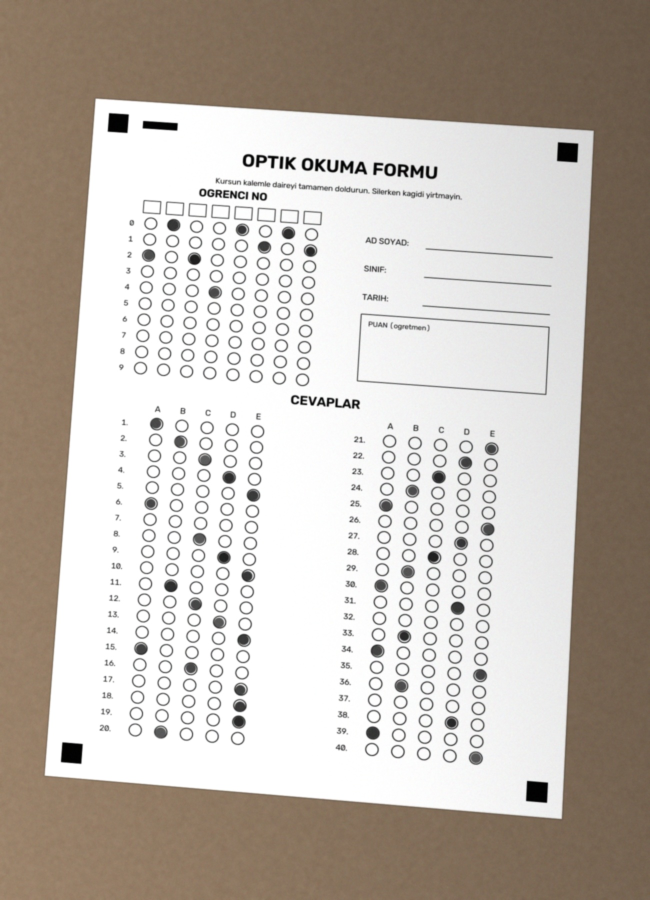
#> input picture samples/ogrenci_01.jpg, 1300 x 1800 px (shown at 1/2 size)
$ python -i align.py   (imports and definitions only)
#> lines starting #> are read from the running program, lines starting #| are printed output that depends on the picture; after the words box and inside, x2 and y2 are one past the last pixel; in counts of white or black regions, pixels touching at a corner belong together
"""Form hizalama.

Adımlar:
 1. Işık farkını gider (morfolojik kapama ile arka plan kestirimi) ve Otsu ile ikili görüntü üret.
 2. Konturlar arasından "dolu siyah kare" olanları (köşe işaretçileri) bul.
 3. Dört uç noktayı sırala (SolÜst, SağÜst, SağAlt, SolAlt).
 4. Perspektif dönüşümü ile formu sabit 1000x1414 tuvale düzleştir.
 5. Yön çubuğuna bakarak 0/90/180/270 derece döndürülmüş fotoğrafları düzelt.
"""
from dataclasses import dataclass

import cv2
import numpy as np

from . import layout as L


class AlignmentError(RuntimeError):
    """Form hizalanamadığında fırlatılır (işaretçiler bulunamadı vb.)."""


@dataclass
class AlignResult:
    image: np.ndarray          # (gerekirse küçültülmüş) orijinal BGR görüntü
    warped: np.ndarray         # düzleştirilmiş gri form, FORM_H x FORM_W
    markers: np.ndarray        # 4x2, görüntüdeki işaretçi merkezleri (formun SolÜst, SağÜst, SağAlt, SolAlt sırasıyla)
    rotation: int              # kaç çeyrek tur döndürülmüş bulundu (0-3)
    orient_score: float        # yön çubuğu karanlık skoru (0-255)
    marker_mask: np.ndarray    # debug için ikili görüntü


def limit_size(img: np.ndarray, max_side: int = 1800) -> np.ndarray:
    h, w = img.shape[:2]
    m = max(h, w)
    if m <= max_side:
        return img
    s = max_side / m
    return cv2.resize(img, None, fx=s, fy=s, interpolation=cv2.INTER_AREA)


def _marker_mask(gray: np.ndarray) -> np.ndarray:
    h, w = gray.shape
    k = max(31, int(max(h, w) * 0.06) | 1)          # işaretçiden büyük bir çekirdek
    kernel = cv2.getStructuringElement(cv2.MORPH_RECT, (k, k))
    bg = cv2.morphologyEx(gray, cv2.MORPH_CLOSE, kernel)   # koyu küçük nesneleri siler => arka plan ışığı
    norm = cv2.divide(gray, bg, scale=255)                  # ışık farkını gider
    _, th = cv2.threshold(norm, 0, 255, cv2.THRESH_BINARY_INV | cv2.THRESH_OTSU)
    return cv2.morphologyEx(th, cv2.MORPH_OPEN, np.ones((3, 3), np.uint8))


def _find_square_candidates(mask: np.ndarray, min_ratio: float = 1.5e-4, max_ratio: float = 1e-2):
    """Dolu, kareye yakın konturların ağırlık merkezlerini döndürür."""
    img_area = mask.shape[0] * mask.shape[1]
    contours, _ = cv2.findContours(mask, cv2.RETR_LIST, cv2.CHAIN_APPROX_SIMPLE)
    centers = []
    for c in contours:
        area = cv2.contourArea(c)
        if not (min_ratio * img_area <= area <= max_ratio * img_area):
            continue
        (_, _), (rw, rh), _ = cv2.minAreaRect(c)
        if min(rw, rh) < 1:
            continue
        aspect = min(rw, rh) / max(rw, rh)                       # kareye yakınlık
        extent = area / (rw * rh)                                # dikdörtgeni doldurma (daire ~0.78, kare ~1)
        solidity = area / max(cv2.contourArea(cv2.convexHull(c)), 1)
        if aspect < 0.65 or extent < 0.85 or solidity < 0.9:
            continue
        m = cv2.moments(c)
        centers.append((m["m10"] / m["m00"], m["m01"] / m["m00"]))
    return np.array(centers, dtype=np.float32)


def order_points(pts: np.ndarray) -> np.ndarray:
    """Noktalardan dört uç köşeyi seçip SolÜst, SağÜst, SağAlt, SolAlt sırasında döndürür."""
    s = pts.sum(axis=1)
    d = pts[:, 1] - pts[:, 0]
    idx = [int(np.argmin(s)), int(np.argmin(d)), int(np.argmax(s)), int(np.argmax(d))]
    if len(set(idx)) != 4:
        raise AlignmentError("Dört farklı köşe işaretçisi seçilemedi.")
    return pts[idx].astype(np.float32)


def _orientation_score(warped: np.ndarray) -> float:
    cx, cy = L.ORIENT_BAR_CENTER
    bw, bh = L.ORIENT_BAR_SIZE
    patch = warped[cy - bh // 2: cy + bh // 2, cx - bw // 2: cx + bw // 2]
    return float(255 - patch.mean())


def align_form(image_bgr: np.ndarray, max_side: int = 1800) -> AlignResult:
    img = limit_size(image_bgr, max_side)
    gray = cv2.cvtColor(img, cv2.COLOR_BGR2GRAY)

    mask = _marker_mask(gray)
    centers = _find_square_candidates(mask)
    if len(centers) < 4:
        raise AlignmentError(
            f"Köşe işaretçileri bulunamadı ({len(centers)}/4). "
            "Formun dört köşesi de görünür, net ve yeterince aydınlık olmalı."
        )

    quad = order_points(centers)
    quad_area = cv2.contourArea(quad)
    if quad_area < 0.08 * gray.shape[0] * gray.shape[1]:
        raise AlignmentError("Form görüntüde çok küçük. Kameraya biraz daha yaklaşın.")

    dst = np.float32(L.MARKER_CENTERS)
    best = None
    for k in range(4):                                    # 0/90/180/270 derece olasılıkları
        src = np.roll(quad, -k, axis=0)
        M = cv2.getPerspectiveTransform(src, dst)
        warped = cv2.warpPerspective(gray, M, (L.FORM_W, L.FORM_H), flags=cv2.INTER_LINEAR)
        score = _orientation_score(warped)
        if best is None or score > best[0]:
            best = (score, k, warped, src)

    score, k, warped, src = best
    if score < 100:
        raise AlignmentError("Yön çubuğu bulunamadı; form doğru basılmamış ya da köşe kapanmış olabilir.")
    return AlignResult(img, warped, src, k, score, mask)

>>> import cv2
>>> picture = cv2.imread('../samples/ogrenci_01.jpg')
#> picture is the input picture: shape (1800, 1300, 3); mean B, G, R 175.3, 183.5, 191.4
>>> result = align_form(picture)
#> in _marker_mask, `bg = cv2.morphologyEx(gray, cv2.MORPH_CLOSE, kernel)`:
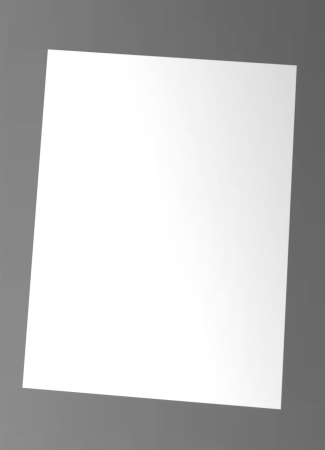
#> bg: shape (1800, 1300) (shown at 1/4 size); min 96, max 255, mean 195.4
#> in _marker_mask, `norm = cv2.divide(gray, bg, scale=255)`:
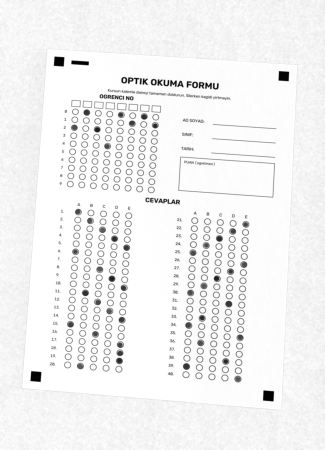
#> norm: shape (1800, 1300) (shown at 1/4 size); min 0, max 255, mean 242
#> in _marker_mask, `_, th = cv2.threshold(norm, 0, 255, cv2.THRESH_BINARY_INV | cv2.THRESH..`:
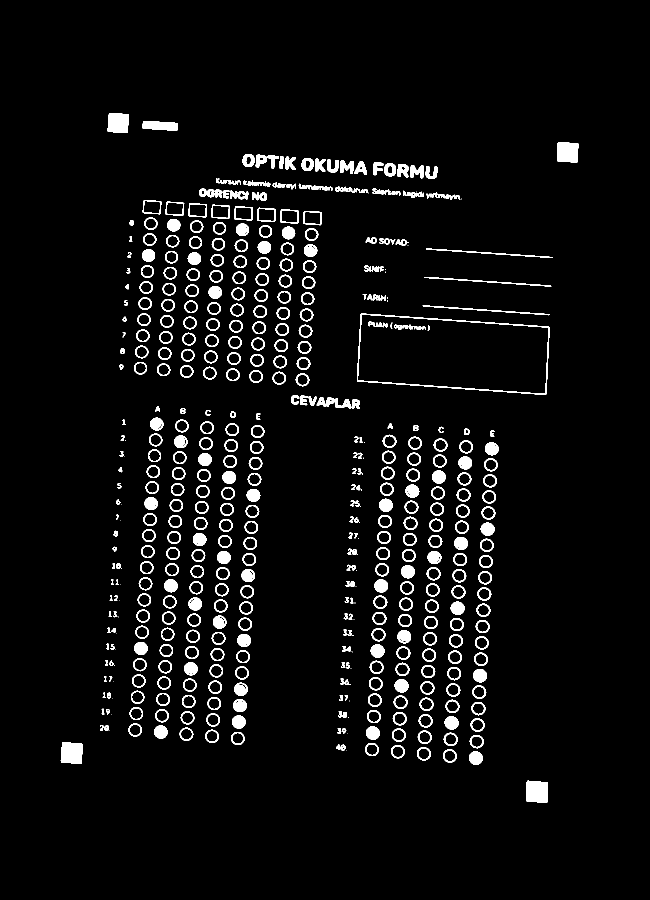
#> th: shape (1800, 1300) (shown at 1/2 size); 4.7% white; 479 white regions (46 under 20 px), largest, box (x1, y1, x2, y2) and area: (714, 627, 1099, 790) 2496, (1052, 1561, 1096, 1606) 1786, (121, 1484, 166, 1528) 1709
#> in _marker_mask, `return cv2.morphologyEx(th, cv2.MORPH_OPEN, np.ones((3, 3), np.uint8))`:
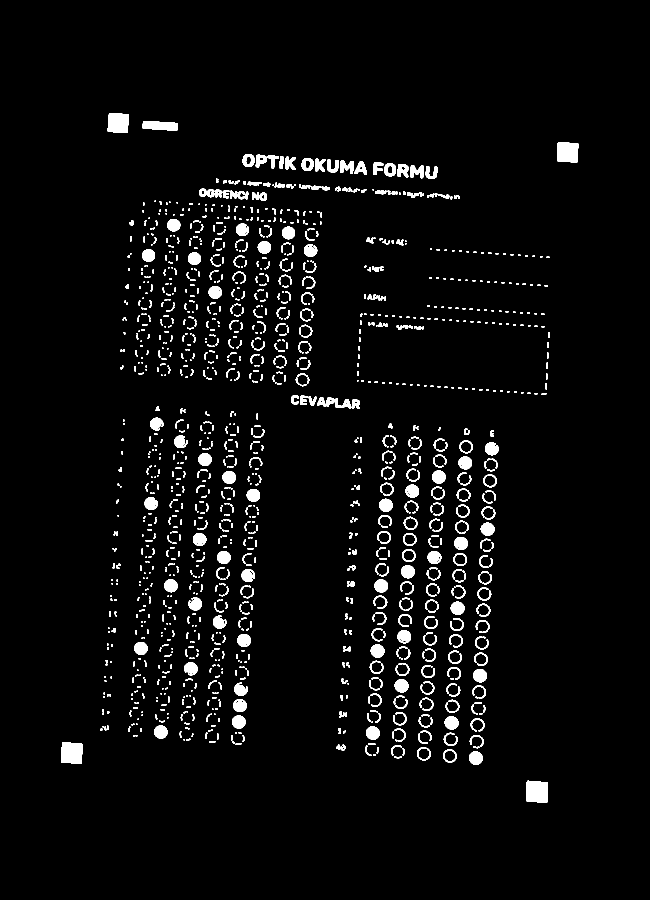
#> returned value: shape (1800, 1300) (shown at 1/2 size); 3.8% white; 1486 white regions (660 under 20 px)
#> in _find_square_candidates, `contours, _ = cv2.findContours(mask, cv2.RETR_LIST, cv2.CHAIN_APPROX_S..`: contours = 1578 contours, 994 with area under 20; largest, box (x1, y1, x2, y2) and area: (1052, 1561, 1096, 1606) 1704, (122, 1484, 166, 1528) 1628, (1114, 284, 1157, 325) 1535, (215, 226, 258, 266) 1471, (285, 242, 356, 262) 1034
#> the loop in _find_square_candidates, `for c in contours:` made 1578 passes
#> area on passes 2, 7, 9: 32, 32, 156
#> after the loop in _find_square_candidates, `for c in contours:`: centers = [(1073.6, 1583.2), (143.2, 1505.6), (614.7, 328.4), (496.6, 320.5), (1134.8, 304.2), (236.1, 245.6)]
#> in align_form, `centers = _find_square_candidates(mask)`: centers = [[1073.6, 1583.2], [143.2, 1505.6], [614.7, 328.4], [496.6, 320.5], [1134.8, 304.2], [236.1, 245.6]]
#> in order_points, `s = pts.sum(axis=1)`: s = [2656.8, 1648.8, 943.1, 817.1, 1439, 481.6]
#> in order_points, `d = pts[:, 1] - pts[:, 0]`: d = [509.6, 1362.4, -286.2, -176.2, -830.7, 9.51]
#> in order_points, `idx = [int(np.argmin(s)), int(np.argmin(d)), int(np.argmax(s)), int(np..`: idx = [5, 4, 0, 1]
#> in align_form, `quad = order_points(centers)`: quad = [[236.1, 245.6], [1134.8, 304.2], [1073.6, 1583.2], [143.2, 1505.6]]
#> in align_form, `quad_area = cv2.contourArea(quad)`: quad_area = 1166337.8
#> the loop in align_form, `for k in range(4):` made 4 passes
#> score on passes 1 to 4: 233.6, 35.57, 9.9, 0
#> pass 1, in align_form, `warped = cv2.warpPerspective(gray, M, (L.FORM_W, L.FORM_H), flags=cv2...`:
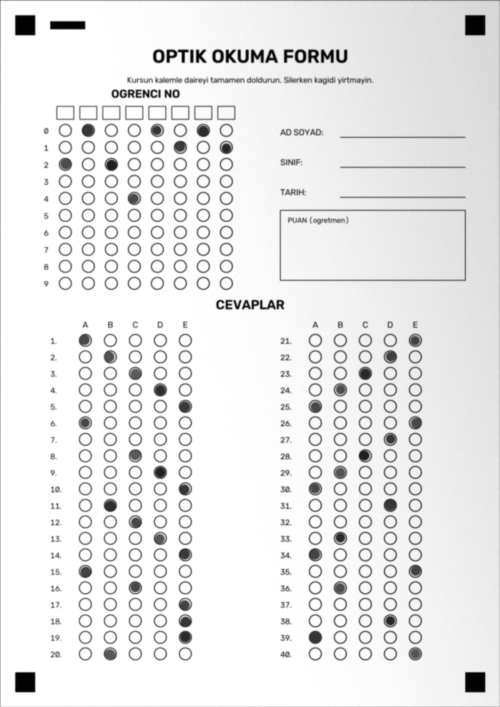
#> warped: shape (1414, 1000) (shown at 1/2 size); min 0, max 255, mean 233.6
#> pass 3, in align_form, `warped = cv2.warpPerspective(gray, M, (L.FORM_W, L.FORM_H), flags=cv2...`:
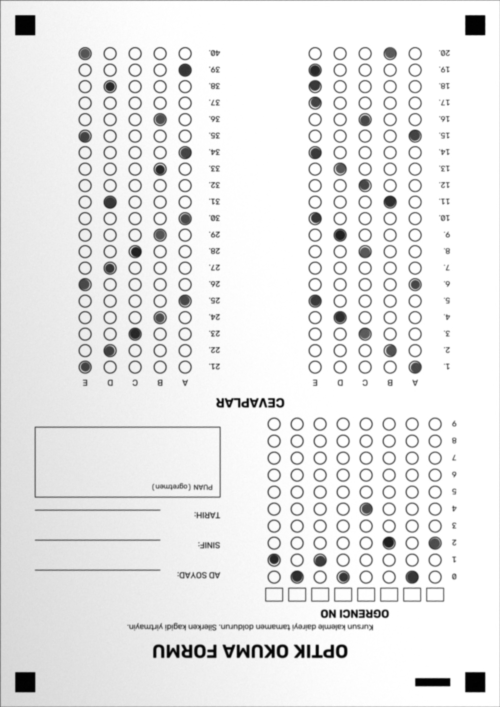
#> warped: shape (1414, 1000) (shown at 1/2 size); min 0, max 255, mean 233.6
#> after the loop in align_form, `for k in range(4):`:
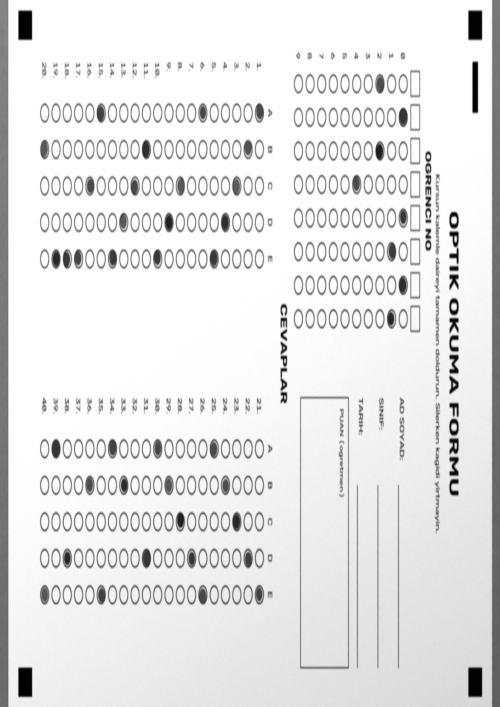
#> warped: shape (1414, 1000) (shown at 1/2 size); min 0, max 255, mean 229.8
#> in align_form, `score, k, warped, src = best`: score = 233.6; k = 0; src has the same summary as quad

$ run again, on samples/ogrenci_02.jpg
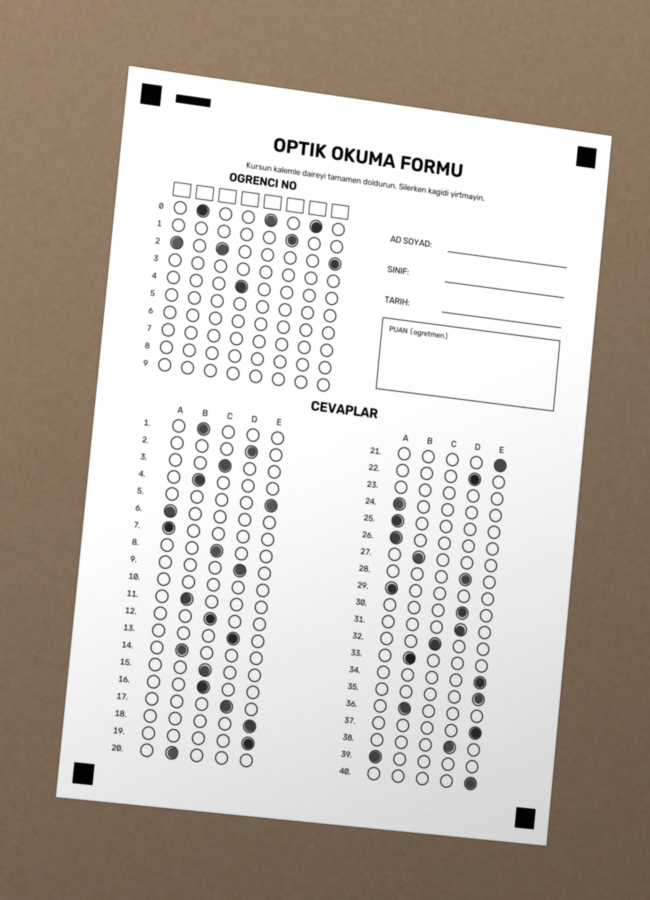
#> input picture samples/ogrenci_02.jpg, 1300 x 1800 px (shown at 1/2 size)
#> picture is the input picture: shape (1800, 1300, 3); mean B, G, R 176.5, 184.5, 192.4
#> in _marker_mask, `_, th = cv2.threshold(norm, 0, 255, cv2.THRESH_BINARY_INV | cv2.THRESH..`:
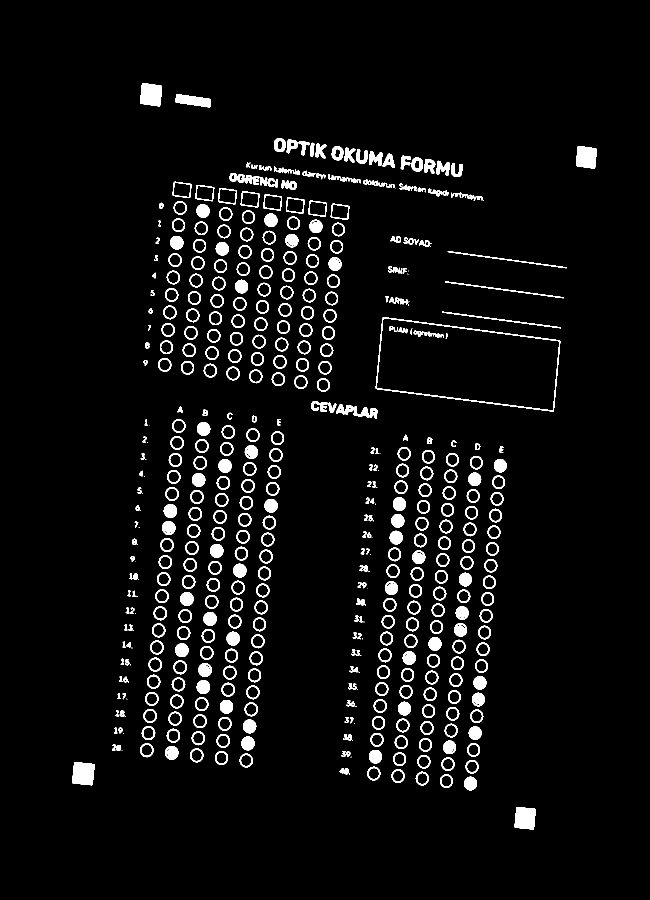
#> th: shape (1800, 1300) (shown at 1/2 size); 4.8% white; 490 white regions (47 under 20 px), largest, box (x1, y1, x2, y2) and area: (751, 634, 1121, 823) 2465, (144, 1524, 189, 1571) 1795, (280, 166, 324, 213) 1726
#> contours = 1387 contours, 730 with area under 20; largest, box (x1, y1, x2, y2) and area: (144, 1524, 189, 1571) 1714, (280, 166, 324, 213) 1646, (1029, 1614, 1071, 1659) 1574, (1152, 292, 1194, 337) 1520, (351, 188, 422, 215) 1144
#> the loop in _find_square_candidates, `for c in contours:` made 1387 passes
#> area on passes 3, 5, 6: 32, 26, 69
#> after the loop in _find_square_candidates, `for c in contours:`: centers = [(1049.7, 1636.1), (166.3, 1546.9), (834.1, 328.6), (1172.3, 314.1), (559, 289.7), (301.7, 189)]
#> in align_form, `centers = _find_square_candidates(mask)`: centers = [[1049.7, 1636.1], [166.3, 1546.9], [834.1, 328.6], [1172.3, 314.1], [559, 289.7], [301.7, 189]]
#> s = [2685.8, 1713.2, 1162.7, 1486.4, 848.7, 490.7]
#> d = [586.3, 1380.6, -505.5, -858.2, -269.4, -112.7]
#> idx = [5, 3, 0, 1]
#> quad = [[301.7, 189], [1172.3, 314.1], [1049.7, 1636.1], [166.3, 1546.9]]
#> quad_area = 1189000.1
#> the loop in align_form, `for k in range(4):` made 4 passes
#> score on passes 1 to 4: 234.3, 0, 39.43, 15.88
#> after the loop in align_form, `for k in range(4):`:
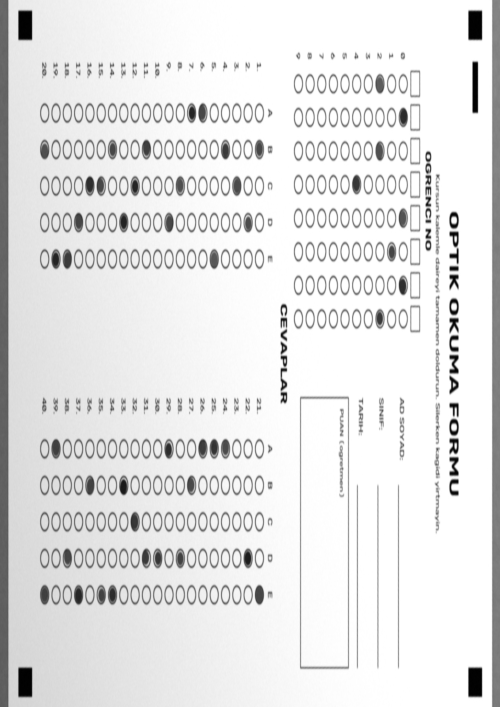
#> warped: shape (1414, 1000) (shown at 1/2 size); min 0, max 255, mean 228.4
#> in align_form, `score, k, warped, src = best`: score = 234.3; k = 0; src has the same summary as quad

$ run again, on samples/ogrenci_03.jpg
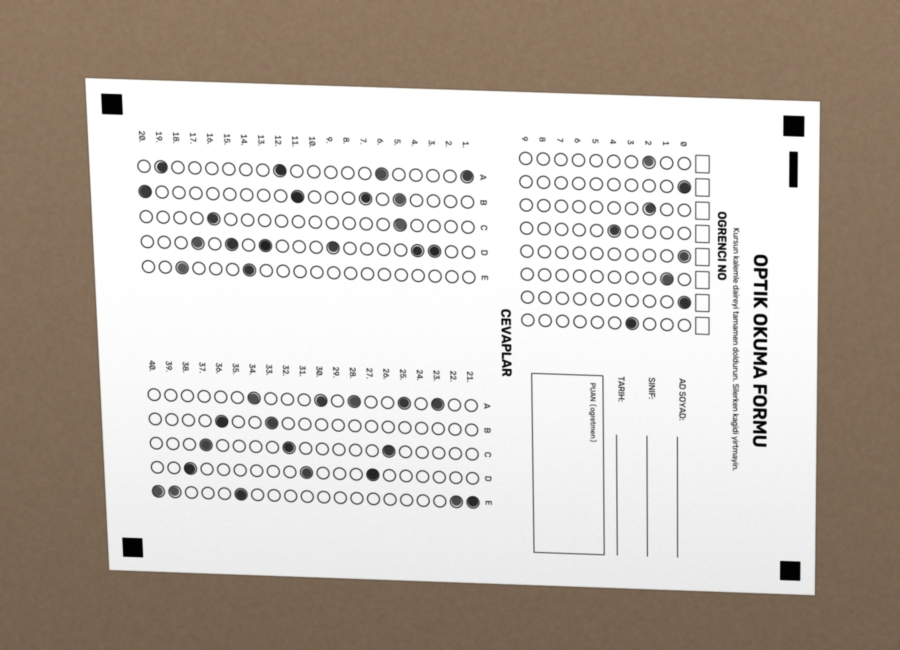
#> input picture samples/ogrenci_03.jpg, 1800 x 1300 px (shown at 1/2 size)
#> picture is the input picture: shape (1300, 1800, 3); mean B, G, R 178.2, 186.2, 194
#> in _marker_mask, `_, th = cv2.threshold(norm, 0, 255, cv2.THRESH_BINARY_INV | cv2.THRESH..`:
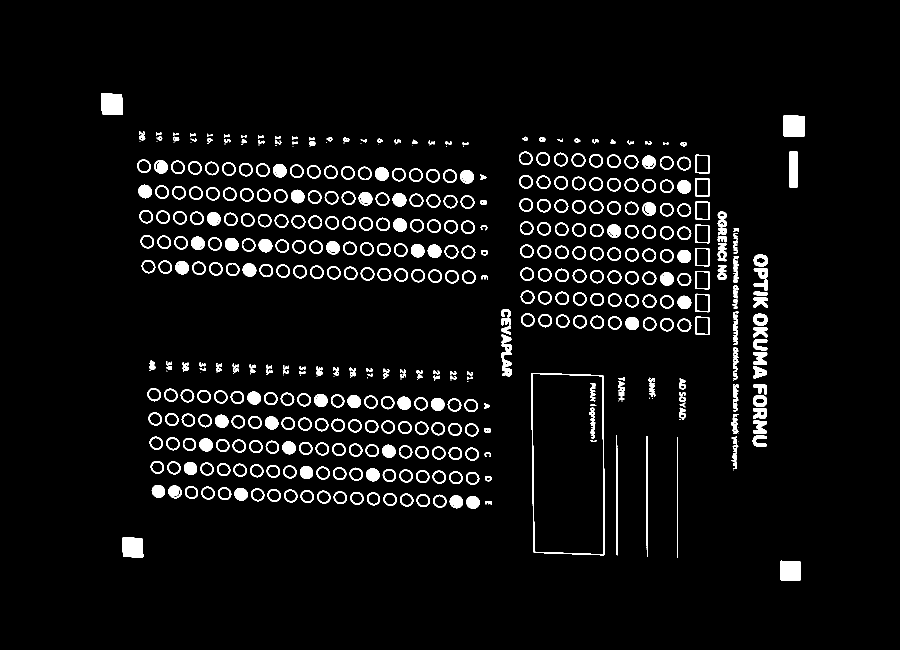
#> th: shape (1300, 1800) (shown at 1/2 size); 4.8% white; 482 white regions (49 under 20 px), largest, box (x1, y1, x2, y2) and area: (1062, 746, 1210, 1111) 2505, (1566, 231, 1609, 274) 1802, (202, 187, 246, 230) 1769
#> contours = 1216 contours, 450 with area under 20; largest, box (x1, y1, x2, y2) and area: (1566, 231, 1609, 274) 1720, (202, 187, 246, 230) 1688, (1560, 1122, 1601, 1162) 1526, (244, 1075, 287, 1115) 1521, (1578, 303, 1596, 375) 1203
#> the loop in _find_square_candidates, `for c in contours:` made 1216 passes
#> area on passes 8, 13, 19: 75, 30, 41.5
#> after the loop in _find_square_candidates, `for c in contours:`: centers = [(1580.1, 1141.3), (265, 1094.5), (1520.4, 638.7), (1587, 251.8), (223.5, 207.9)]
#> in align_form, `centers = _find_square_candidates(mask)`: centers = [[1580.1, 1141.3], [265, 1094.5], [1520.4, 638.7], [1587, 251.8], [223.5, 207.9]]
#> s = [2721.3, 1359.4, 2159.1, 1838.8, 431.4]
#> d = [-438.8, 829.5, -881.7, -1335.3, -15.57]
#> idx = [4, 3, 0, 1]
#> quad = [[223.5, 207.9], [1587, 251.8], [1580.1, 1141.3], [265, 1094.5]]
#> quad_area = 1188581.7
#> the loop in align_form, `for k in range(4):` made 4 passes
#> score on passes 1 to 4: 0, 235.7, 20.41, 15.32
#> after the loop in align_form, `for k in range(4):`:
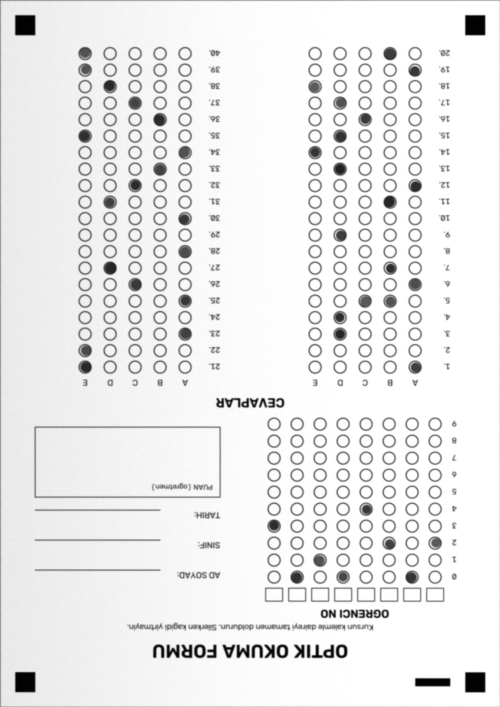
#> warped: shape (1414, 1000) (shown at 1/2 size); min 0, max 255, mean 235.2
#> in align_form, `score, k, warped, src = best`: score = 235.7; k = 1; src = [[1587, 251.8], [1580.1, 1141.3], [265, 1094.5], [223.5, 207.9]]
